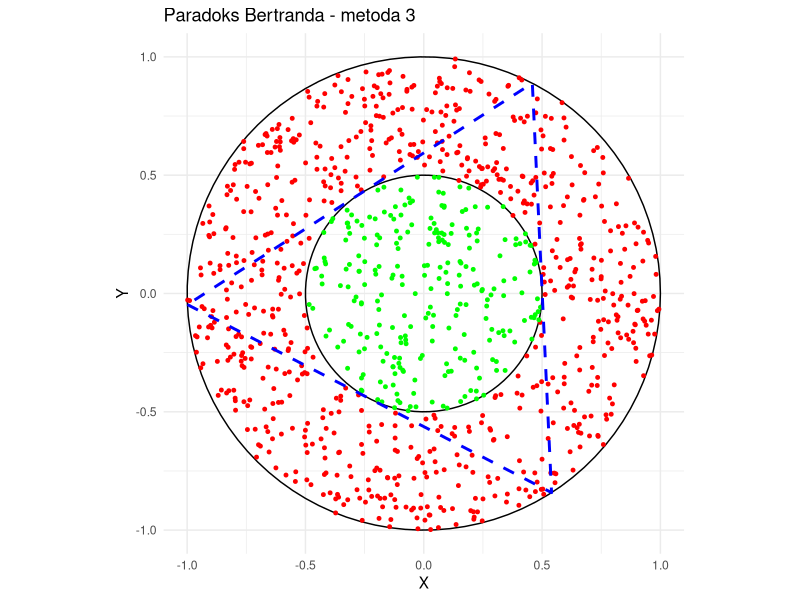
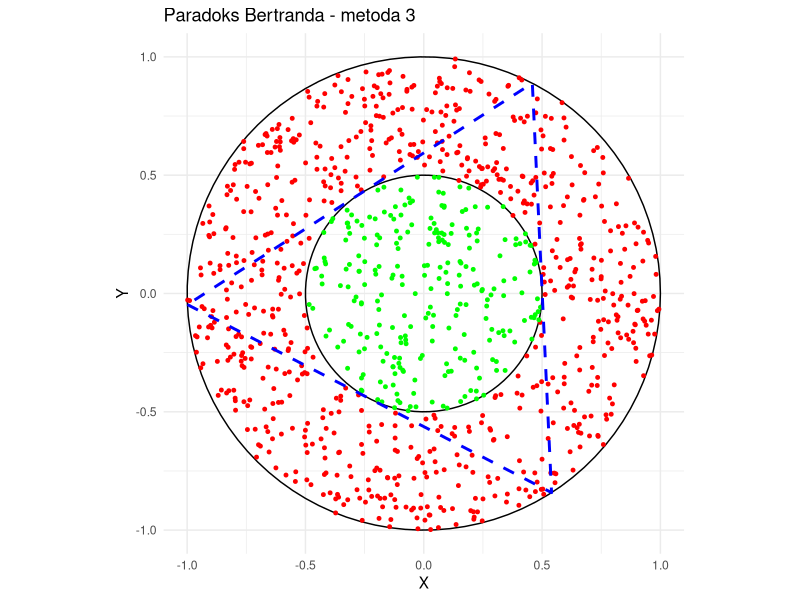

Here is the R script that generated these plots, in order:
library(ggplot2)
set.seed(10)

r = 1
n_chords = 1000
a = sqrt(3)

alpha <- 2 * pi * runif(1)
x0 <- r * cos(alpha)
y0 <- r * sin(alpha)

triangle_alpha <- c(alpha, alpha + 2 * pi / 3, alpha - 2 * pi / 3)  # Uwzględnienie właściwej rotacji wierzchołków

triangle_points <- data.frame(
  x = r * cos(triangle_alpha),  # Pozycje x wierzchołków
  y = r * sin(triangle_alpha)   # Pozycje y wierzchołków
)

# Zamknięcie trójkąta (powrót do pierwszego wierzchołka)
triangle_points <- rbind(triangle_points, triangle_points[1, ])

#Małe kółko 
small_circle_points <- data.frame(
  x = r/2 * cos(seq(0, 2 * pi, length.out = 100)),
  y = r/2 * sin(seq(0, 2 * pi, length.out = 100))
)

# Dane do wizualizacji
points <- data.frame(x = numeric(), y = numeric(), chord_color = character())

count_longer <- 0
for (i in 1:n_chords) {
  beta <- 2 * pi * runif(1)
  m <- sqrt(runif(1))
  x <- m * r * cos(beta)
  y <- m * r * sin(beta)
  dist <- sqrt((x)^2 + (y)^2)
  
  if (dist > r / 2) {
    chord_color <- "red"
  }
  else {
    chord_color <- "green"
    count_longer <- count_longer + 1
  }
  points <- rbind(points, data.frame(x = x, y = y, chord_color = chord_color))
}

circle_points <- data.frame(
  x = r * cos(seq(0, 2 * pi, length.out = 100)),
  y = r * sin(seq(0, 2 * pi, length.out = 100))
)

ggplot() +
  geom_path(data = circle_points, aes(x = x, y = y), color = "black") +  # Okrąg
  geom_path(data = small_circle_points, aes(x = x, y = y), color = "black") +  # Okrąg
  geom_point(data = points, aes(x = x, y = y, color = chord_color), size = 1) +
  geom_polygon(data = triangle_points, aes(x = x, y = y), fill = NA, color = "blue", linetype = "dashed", size = 1) +  # Trójkąt
  scale_color_manual(values = c("green" = "green", "red" = "red")) +
  theme_minimal() +
  coord_equal() +
  labs(title = "Paradoks Bertranda - metoda 3", x = "X", y = "Y") +
  theme(legend.position = "none")
  
ggsave("C:/Users/rafal/OneDrive/Dokumente/GitHub/pakiety-statystyczne/metoda3.png")

p3 <- count_longer / n_chords
cat(sprintf("Prawdopodobieństwo: %.3f\n", p3))

